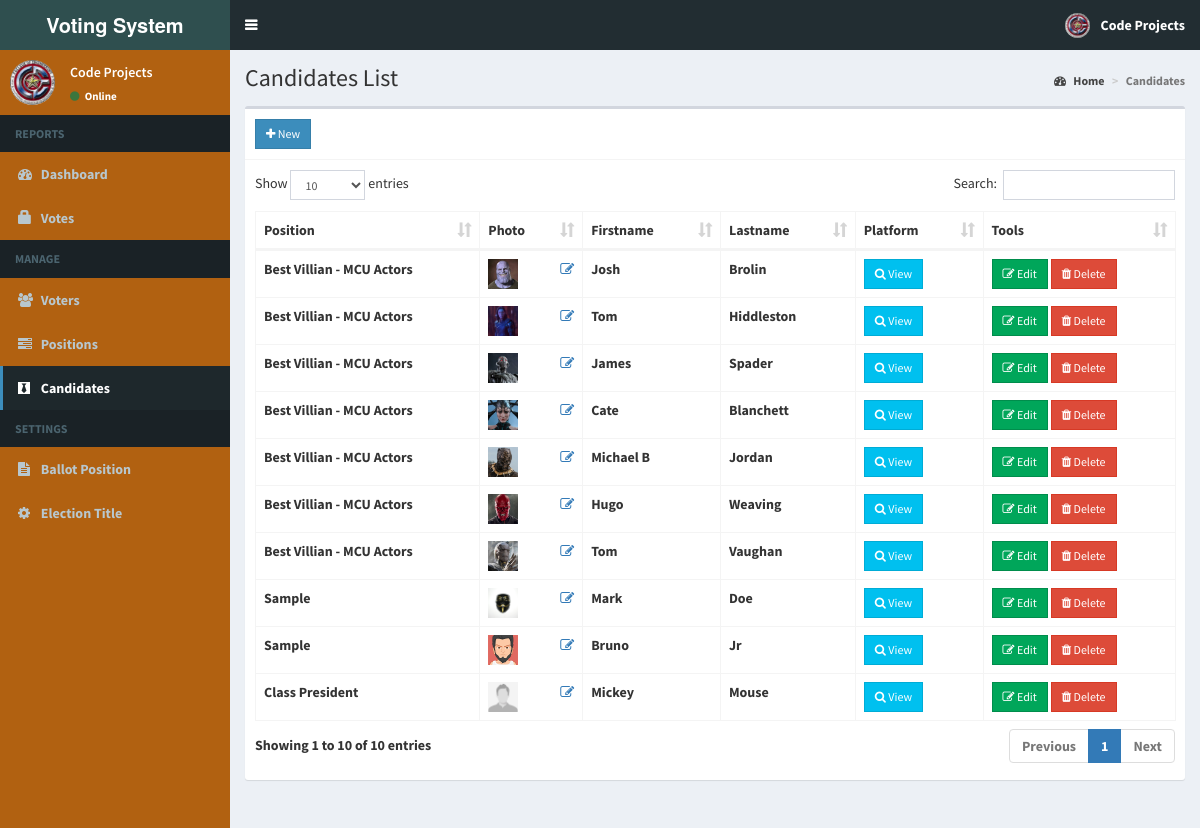
Screenshot of /admin/candidates.php (signed in) with the database file from the repository.
### tables this page shows
CREATE TABLE `candidates` (
  `id` int(11) NOT NULL AUTO_INCREMENT,
  `position_id` int(11) NOT NULL,
  `firstname` varchar(30) NOT NULL,
  `lastname` varchar(30) NOT NULL,
  `photo` varchar(150) NOT NULL,
  `platform` text NOT NULL,
  PRIMARY KEY (`id`)
);

CREATE TABLE `positions` (
  `id` int(11) NOT NULL AUTO_INCREMENT,
  `description` varchar(50) NOT NULL,
  `max_vote` int(11) NOT NULL,
  `priority` int(11) NOT NULL,
  PRIMARY KEY (`id`)
);

### admin/includes/session.php (called while the page is built, shortened)
<?php
	include 'includes/conn.php';
	$sql = "SELECT * FROM admin WHERE id = '".$_SESSION['admin']."'";
	$query = $conn->query($sql);
	$user = $query->fetch_assoc();
?>

### admin/candidates.php (the view, shortened to what this page needs)
<?php include 'includes/session.php'; ?>
<?php include 'includes/header.php'; ?>
<body class="hold-transition skin-blue sidebar-mini">
<div class="wrapper">
  <?php include 'includes/navbar.php'; ?>
  <?php include 'includes/menubar.php'; ?>
  <div class="content-wrapper">
    <section class="content-header">
      <h1>
        Candidates List
      </h1>
      <ol class="breadcrumb">
        <li><a href="#"><i class="fa fa-dashboard"></i> Home</a></li>
        <li class="active">Candidates</li>
      </ol>
    </section>
    <section class="content">
      <div class="row">
        <div class="col-xs-12">
          <div class="box">
            <div class="box-header with-border">
              <a href="#addnew" data-toggle="modal" class="btn btn-primary btn-sm btn-flat"><i class="fa fa-plus"></i> New</a>
            </div>
            <div class="box-body">
              <table id="example1" class="table table-bordered">
                <thead>
                  <th>Position</th>
                  <th>Photo</th>
                  <th>Firstname</th>
                  <th>Lastname</th>
                  <th>Platform</th>
                  <th>Tools</th>
                </thead>
                <tbody>
                  <?php
                    $sql = "SELECT *, candidates.id AS canid FROM candidates LEFT JOIN positions ON positions.id=candidates.position_id ORDER BY positions.priority ASC";
                    $query = $conn->query($sql);
                    while($row = $query->fetch_assoc()){
                      $image = (!empty($row['photo'])) ? '../images/'.$row['photo'] : '../images/profile.jpg';
                      echo "
                        <tr>
                          <td class='hidden'></td>
                          <td>".$row['description']."</td>
                          <td>
                            <img src='".$image."' width='30px' height='30px'>
                            <a href='#edit_photo' data-toggle='modal' class='pull-right photo' data-id='".$row['canid']."'><span class='fa fa-edit'></span></a>
                          </td>
                          <td>".$row['firstname']."</td>
                          <td>".$row['lastname']."</td>
                          <td><a href='#platform' data-toggle='modal' class='btn btn-info btn-sm btn-flat platform' data-id='".$row['canid']."'><i class='fa fa-search'></i> View</a></td>
                          <td>
                            <button class='btn btn-success btn-sm edit btn-flat' data-id='".$row['canid']."'><i class='fa fa-edit'></i> Edit</button>
                            <button class='btn btn-danger btn-sm delete btn-flat' data-id='".$row['canid']."'><i class='fa fa-trash'></i> Delete</button>
                          </td>
                        </tr>
                      ";
                    }
                  ?>
                </tbody>
              </table>
            </div>
          </div>
        </div>
      </div>
    </section>
  </div>
</div>
</body>
</html>

### admin/includes/header.php (shortened to what this page needs)
<!DOCTYPE html>
<html>
<head>
  	<link rel="stylesheet" href="../bower_components/bootstrap/dist/css/bootstrap.min.css">
    <link rel="stylesheet" href="../plugins/iCheck/all.css">
  	<link rel="stylesheet" href="../bower_components/font-awesome/css/font-awesome.min.css">
  	<link rel="stylesheet" href="../dist/css/AdminLTE.min.css">
    <link rel="stylesheet" href="../bower_components/datatables.net-bs/css/dataTables.bootstrap.min.css">
    <link rel="stylesheet" href="../bower_components/bootstrap-daterangepicker/daterangepicker.css">
    <link rel="stylesheet" href="../plugins/timepicker/bootstrap-timepicker.min.css">
    <link rel="stylesheet" href="../bower_components/bootstrap-datepicker/dist/css/bootstrap-datepicker.min.css">
    <link rel="stylesheet" href="../dist/css/skins/_all-skins.min.css">
    <link rel="stylesheet" href="../dist/css/custom.css">
</head>

### admin/includes/navbar.php (shortened to what this page needs)
<header class="main-header">
  <a href="home.php" class="logo">
    <span class="logo-lg"><b>Voting System </span>
  </a>
  <nav class="navbar navbar-static-top">
    <a href="#" class="sidebar-toggle" data-toggle="push-menu" role="button">
    </a>
    <div class="navbar-custom-menu">
      <ul class="nav navbar-nav">
        <li class="dropdown user user-menu">
          <a href="#" class="dropdown-toggle" data-toggle="dropdown">
            <img src="<?php echo (!empty($user['photo'])) ? '../images/'.$user['photo'] : '../images/profile.jpg'; ?>" class="user-image" alt="User Image">
            <span class="hidden-xs"><?php echo $user['firstname'].' '.$user['lastname']; ?></span>
          </a>
        </li>
      </ul>
    </div>
  </nav>
</header>

### admin/includes/menubar.php (shortened to what this page needs)
<aside class="main-sidebar">
  <section class="sidebar">
    <div class="user-panel">
      <div class="pull-left image">
        <img src="<?php echo (!empty($user['photo'])) ? '../images/'.$user['photo'] : '../images/profile.jpg'; ?>" class="img-circle" alt="User Image">
      </div>
      <div class="pull-left info">
        <p><?php echo $user['firstname'].' '.$user['lastname']; ?></p>
        <a><i class="fa fa-circle text-success"></i> Online</a>
      </div>
    </div>
    <ul class="sidebar-menu" data-widget="tree">
      <li class="header">REPORTS</li>
      <li class=""><a href="home.php"><i class="fa fa-dashboard"></i> <span>Dashboard</span></a></li>
      <li class=""><a href="votes.php"><span class="glyphicon glyphicon-lock"></span> <span>Votes</span></a></li>
      <li class="header">MANAGE</li>
      <li class=""><a href="voters.php"><i class="fa fa-users"></i> <span>Voters</span></a></li>
      <li class=""><a href="positions.php"><i class="fa fa-tasks"></i> <span>Positions</span></a></li>
      <li class=""><a href="candidates.php"><i class="fa fa-black-tie"></i> <span>Candidates</span></a></li>
      <li class="header">SETTINGS</li>
      <li class=""><a href="ballot.php"><i class="fa fa-file-text"></i> <span>Ballot Position</span></a></li>
      <li class=""><a href="#config" data-toggle="modal"><i class="fa fa-cog"></i> <span>Election Title</span></a></li>
    </ul>
  </section>
</aside>

### rows the page displays
candidates: position.description "Best Villian - MCU Actors", photo (picture), firstname "Josh", lastname "Brolin"
candidates: position.description "Best Villian - MCU Actors", photo (picture), firstname "Tom", lastname "Hiddleston"
candidates: position.description "Best Villian - MCU Actors", photo (picture), firstname "James", lastname "Spader"
candidates: position.description "Best Villian - MCU Actors", photo (picture), firstname "Cate", lastname "Blanchett"
candidates: position.description "Best Villian - MCU Actors", photo (picture), firstname "Michael B", lastname "Jordan"
candidates: position.description "Best Villian - MCU Actors", photo (picture), firstname "Hugo", lastname "Weaving"
candidates: position.description "Best Villian - MCU Actors", photo (picture), firstname "Tom", lastname "Vaughan"
candidates: position.description "Sample", photo (picture), firstname "Mark", lastname "Doe"
candidates: position.description "Sample", photo (picture), firstname "Bruno", lastname "Jr"
candidates: position.description "Class President", shows a picture, firstname "Mickey", lastname "Mouse"

### other values shown
$user['firstname'] "Code"
$user['lastname'] "Projects"
